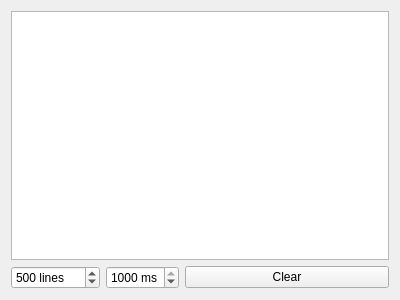
<?xml version="1.0" encoding="UTF-8"?>
<ui version="4.0">
 <class>consoleWidget</class>
 <widget class="QWidget" name="consoleWidget">
  <property name="geometry">
   <rect>
    <x>0</x>
    <y>0</y>
    <width>400</width>
    <height>300</height>
   </rect>
  </property>
  <property name="windowTitle">
   <string>consoleWidget</string>
  </property>
  <layout class="QVBoxLayout" name="verticalLayout">
   <item>
    <widget class="QTextEdit" name="textEdit">
     <property name="lineWrapMode">
      <enum>QTextEdit::NoWrap</enum>
     </property>
     <property name="readOnly">
      <bool>true</bool>
     </property>
    </widget>
   </item>
   <item>
    <layout class="QHBoxLayout" name="horizontalLayout" stretch="0,0,1">
     <item>
      <widget class="QSpinBox" name="spinBox_lines">
       <property name="suffix">
        <string> lines</string>
       </property>
       <property name="maximum">
        <number>99999</number>
       </property>
       <property name="value">
        <number>500</number>
       </property>
      </widget>
     </item>
     <item>
      <widget class="QSpinBox" name="spinBox_time">
       <property name="suffix">
        <string> ms</string>
       </property>
       <property name="maximum">
        <number>1000</number>
       </property>
       <property name="singleStep">
        <number>100</number>
       </property>
       <property name="value">
        <number>1000</number>
       </property>
      </widget>
     </item>
     <item>
      <widget class="QPushButton" name="pushButton_clear">
       <property name="text">
        <string>Clear</string>
       </property>
      </widget>
     </item>
    </layout>
   </item>
  </layout>
 </widget>
 <resources/>
 <connections/>
</ui>
